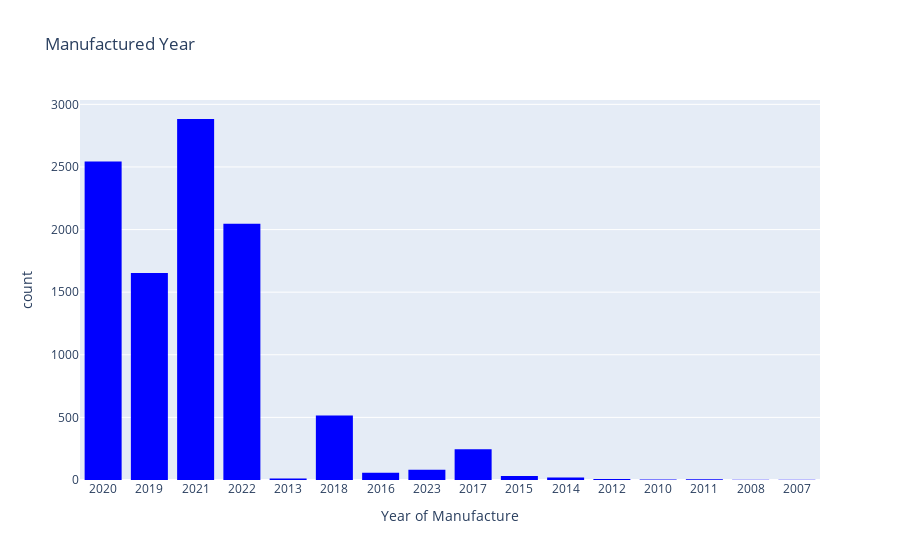

Notebook source saved alongside this figure:
### Code cell
fig = px.histogram(df, x = "Make Year", labels= {"Make Year": "Year of Manufacture"}, title= "Manufactured Year", color_discrete_sequence= ["blue"])

fig.show()

### Figure 1 — Plotly figure (JSON) as saved in the notebook; plotly's stock layout.template omitted (floating-point values rounded to 4 significant figures; data arrays with more than 128 entries replaced by an {"elided": "..."} marker saying what was removed)
{"data": [{"alignmentgroup": "True", "bingroup": "x", "hovertemplate": "Year of Manufacture=%{x}<br>count=%{y}<extra></extra>", "legendgroup": "", "marker": {"color": "blue", "pattern": {"shape": ""}}, "name": "", "offsetgroup": "", "orientation": "v", "showlegend": false, "type": "histogram", "x": {"elided": "10111 str values"}, "xaxis": "x", "yaxis": "y"}], "layout": {"barmode": "relative", "legend": {"tracegroupgap": 0}, "title": {"text": "Manufactured Year"}, "xaxis": {"anchor": "y", "domain": [0, 1], "title": {"text": "Year of Manufacture"}}, "yaxis": {"anchor": "x", "domain": [0, 1], "title": {"text": "count"}}}}
